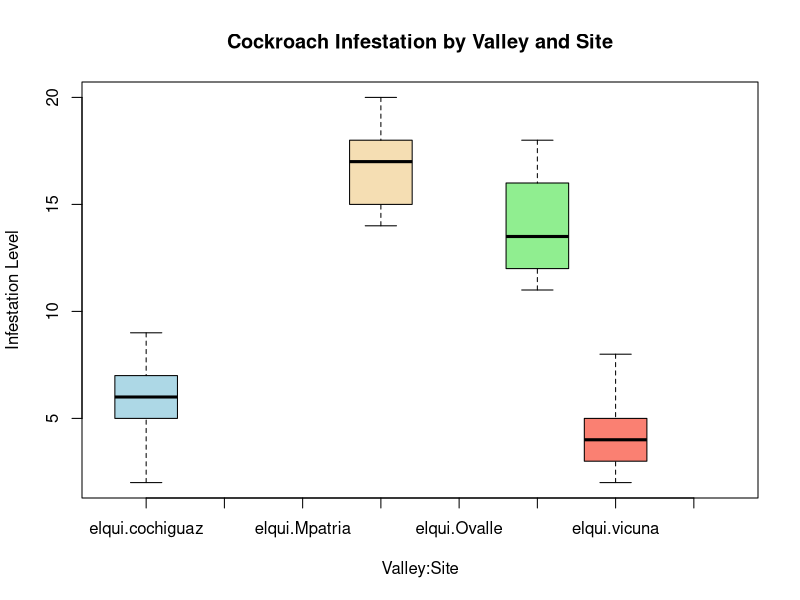
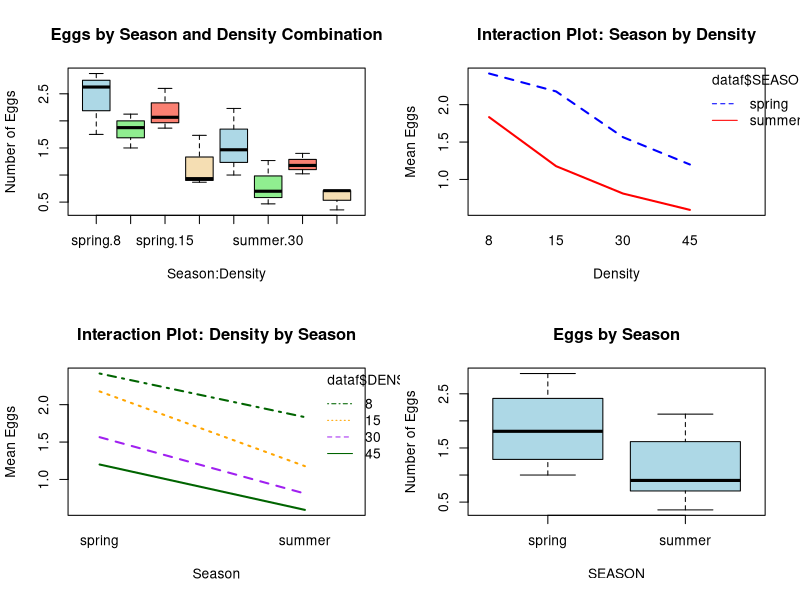
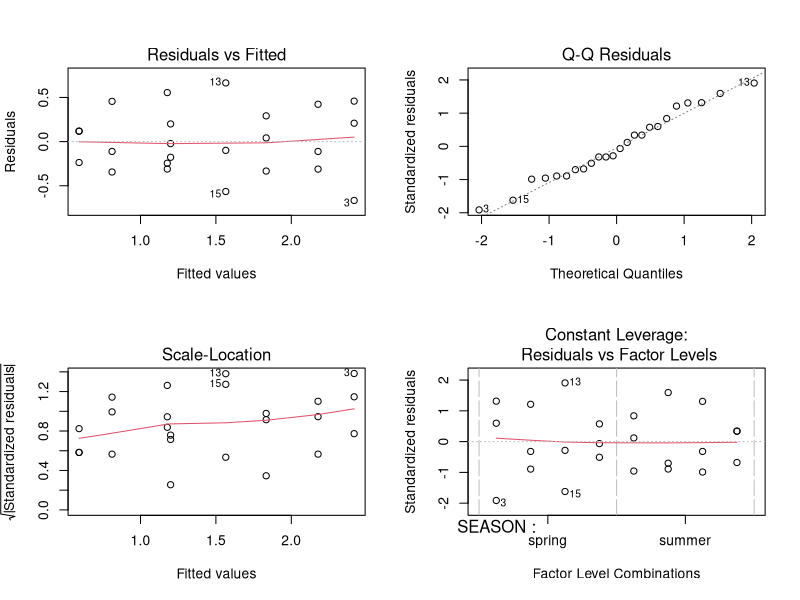

Source code (R) for these figures, in order:
## ---- chunk 1
knitr::opts_chunk$set(
	echo = TRUE,
	message = FALSE,
	warning = FALSE
)
## ---- chunk 2
#Loading packages
library(ggplot2)
library(dplyr)
library(car) # For Type II/III ANOVA

#Let's load the data file
data<-read.table("data/05-infest.txt", header = T)
attach(data)

data$valley <- factor(data$valley, ordered=T)
data$site <-factor(data$site, ordered=T)
## ---- chunk 3
data
## ---- chunk 4
# Check the structure of our nested design
table(data$valley, data$site)

# Summary statistics by groups
data %>% 
  group_by(valley, site) %>% 
  summarise(n = n(), 
            mean_infest = mean(infestation),
            sd_infest = sd(infestation),
            .groups = 'drop')
## ---- chunk 5
replications(~ valley * site, data)

aov.infest <- aov(infestation ~ valley/site)
## ---- chunk 6
summary(aov.infest)
## ---- chunk 7
TukeyHSD(aov.infest)
## ---- chunk 8
# Let's visualize our nested design
boxplot(infestation ~ valley:site, 
        data = data, 
        col = c("lightblue", "lightgreen", "salmon", "wheat"),
        main = "Cockroach Infestation by Valley and Site",
        xlab = "Valley:Site", 
        ylab = "Infestation Level")
## ---- chunk 9
dataf<-read.csv("data/05-quinn.csv", header = TRUE, sep = ",")
attach(dataf)

# Convert to factors and check structure
dataf$SEASON <- factor(dataf$SEASON)
dataf$DENSITY <- factor(dataf$DENSITY)

str(dataf)
head(dataf)
## ---- chunk 10
# Summary statistics
dataf %>% 
  group_by(SEASON, DENSITY) %>% 
  summarise(n = n(),
            mean_eggs = mean(EGGS),
            sd_eggs = sd(EGGS),
            se_eggs = sd(EGGS)/sqrt(n()),
            .groups = 'drop')

# Check for balance in our design
table(dataf$SEASON, dataf$DENSITY)
## ---- chunk 11
aov.season<-aov(EGGS~SEASON, data = dataf)
summary(aov.season)
## ---- chunk 12
aov.dens<-aov(EGGS~DENSITY, data = dataf)
summary(aov.dens)
## ---- chunk 13
aov.2w<-aov(EGGS~SEASON+DENSITY, data = dataf)
summary(aov.2w)
## ---- chunk 14
aov.int<-aov(EGGS~SEASON*DENSITY, data = dataf)
summary(aov.int)
## ---- chunk 15
aov.intonly<-aov(EGGS~SEASON:DENSITY, data = dataf)
summary(aov.intonly)
## ---- chunk 16
# Create interaction plot
par(mfrow=c(2,2))

# Boxplot by combination
boxplot(EGGS~SEASON:DENSITY, 
        col = c("lightblue", "lightgreen", "salmon", "wheat"),
        data = dataf,
        main = "Eggs by Season and Density Combination",
        xlab = "Season:Density",
        ylab = "Number of Eggs")

# Interaction plot - Season as factor
interaction.plot(dataf$DENSITY, dataf$SEASON, dataf$EGGS,
                main = "Interaction Plot: Season by Density",
                xlab = "Density", ylab = "Mean Eggs",
                col = c("blue", "red"), lwd = 2)

# Interaction plot - Density as factor  
interaction.plot(dataf$SEASON, dataf$DENSITY, dataf$EGGS,
                main = "Interaction Plot: Density by Season", 
                xlab = "Season", ylab = "Mean Eggs",
                col = c("darkgreen", "orange", "purple"), lwd = 2)

# Boxplot by individual factors
boxplot(EGGS~SEASON, data = dataf, col = "lightblue",
        main = "Eggs by Season", ylab = "Number of Eggs")
## ---- chunk 17
# Compare models
models <- list(
  "Season only" = aov.season,
  "Density only" = aov.dens, 
  "Additive" = aov.2w,
  "Interaction" = aov.int
)

# Calculate AIC for each model
aic_values <- sapply(models, AIC)
aic_table <- data.frame(
  Model = names(aic_values),
  AIC = aic_values,
  Delta_AIC = aic_values - min(aic_values)
)
aic_table[order(aic_table$AIC),]
## ---- chunk 18
# Tukey HSD for the interaction model
TukeyHSD(aov.int)

# For a more detailed view of main effects
TukeyHSD(aov.int, which = "SEASON")
TukeyHSD(aov.int, which = "DENSITY")
## ---- chunk 19
par(mfrow=c(2,2))
plot(aov.int)

# Additional tests
# Homogeneity of variances (Levene's test)
leveneTest(EGGS ~ SEASON * DENSITY, data = dataf)

# Normality of residuals (Shapiro-Wilk test)
shapiro.test(residuals(aov.int))
## ---- chunk 20
# Calculate eta-squared (proportion of variance explained)
ss_table <- summary(aov.int)[[1]]
ss_total <- sum(ss_table[,"Sum Sq"])

eta_squared <- ss_table[1:3,"Sum Sq"] / ss_total
names(eta_squared) <- rownames(ss_table)[1:3]

print("Eta-squared (effect sizes):")
eta_squared
## ---- chunk 21
# Treating DENSITY as a random factor
aov.mixed <- aov(EGGS ~ SEASON + Error(DENSITY), data = dataf)
summary(aov.mixed)
## ---- chunk 22
# Type II ANOVA (recommended for balanced designs without interactions)
Anova(aov.int, type = "II")

# Type III ANOVA (for unbalanced designs or when interactions are present)
Anova(aov.int, type = "III")
## ---- chunk 23
sessionInfo()
